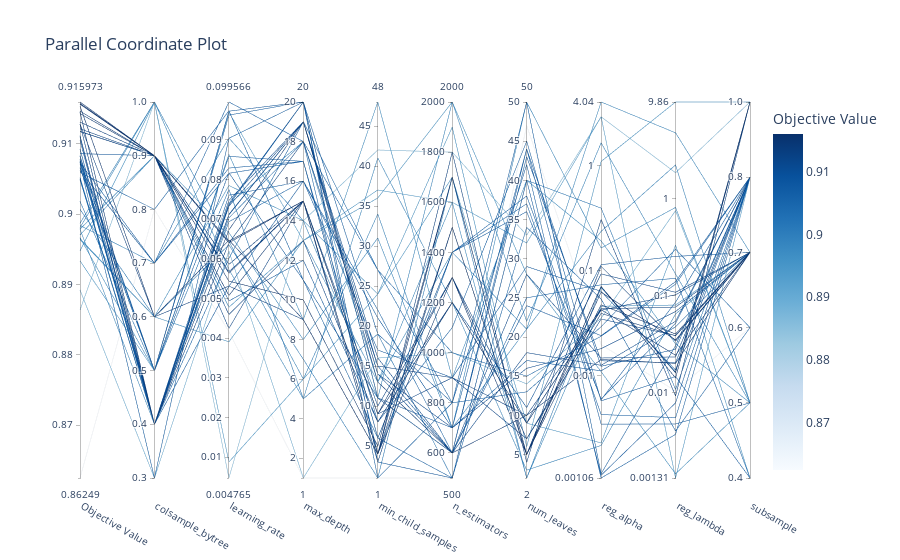

Notebook source saved alongside this figure:
### Code cell
optuna.visualization.plot_parallel_coordinate(study1)
